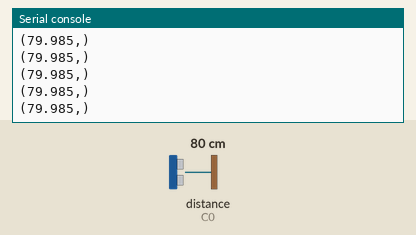
Simulated run of this program. Board: CircuitPython board. Shown: the last lines printed to the serial console. Inputs (shaded band) come from the test bench; at power-on: distance to the obstacle (sensor on C0) 80 cm. The echo pulse lasts 58.3 µs per cm.

Above: at 1.2 s.
1.3 s: distance to the obstacle (sensor on C0) set to 2 cm
At 1.38 s:
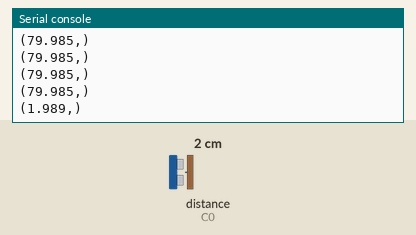
2.8 s: distance to the obstacle (sensor on C0) set to 4 cm
At 2.89 s:
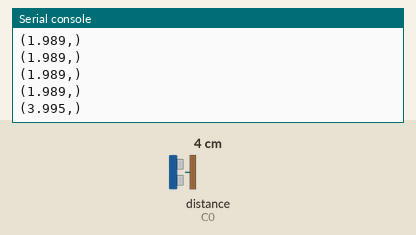
Timing chart, 0 to 5.8 s (numbered marks = the images above; inputs shaded):
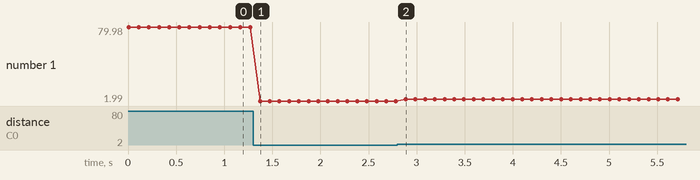

Measured:
- after the input at 1.3 s, the serial console: prints a new line after 0.07 s (image 1)
- after the input at 2.8 s, the serial console: prints a new line after 0.09 s (image 2)
- plotted number 1: 79.98 → 1.99 after the input at 1.3 s, 1.99 → 4 after the input at 2.8 s

The program:

ultrasonic.py
```python
import board
import digitalio
import time
import adafruit_hcsr04

def main():
    print('Hi from ft232h.')
    sonar = adafruit_hcsr04.HCSR04(trigger_pin=board.C1, echo_pin=board.C0)

    while True:
        try:
            print((sonar.distance,))
        except RuntimeError:
            print("Retrying!")
        time.sleep(0.1)

if __name__ == '__main__':
    main()
```
